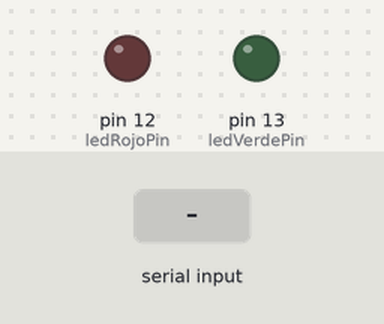
Simulated run of this sketch. Board: Arduino Uno, built with avr-gcc and run on an emulated ATmega328P. On the bench: output pins drawn as LEDs (lit = HIGH). Inputs (shaded band) come from the test bench.

Above: at 1.2 s.
1.3 s: "1" received over the second serial link
At 1.6 s:
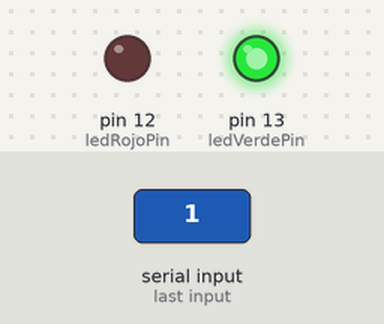
2.8 s: "2" received over the second serial link
At 4.0 s:
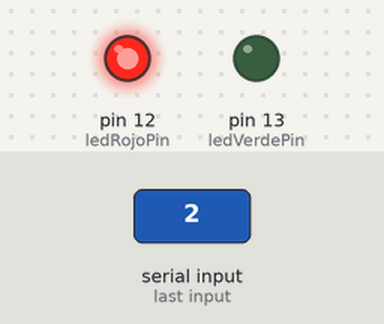
Timing chart, 0 to 5.8 s (numbered marks = the images above; inputs shaded):
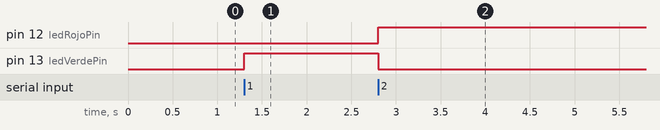

The sketch:

arduino-luzbluetooth.ino
```cpp
#include <SoftwareSerial.h>


const int bluetoothTx = 1;  // Pin TX del módulo Bluetooth conectado al pin 1 del Arduino
const int bluetoothRx = 0;  // Pin RX del módulo Bluetooth conectado al pin 0 del Arduino

SoftwareSerial bluetoothSerial(bluetoothTx, bluetoothRx);


const int ledVerdePin = 13;  // LED verde conectado al pin 13
const int ledRojoPin = 12;   // LED rojo conectado al pin 12

void setup() {
  pinMode(ledVerdePin, OUTPUT);
  pinMode(ledRojoPin, OUTPUT);

  digitalWrite(ledVerdePin, LOW);
  digitalWrite(ledRojoPin, LOW);

  // Iniciamos la comunicación con Bluetooth
  bluetoothSerial.begin(9600);
}

void loop() {
  if (bluetoothSerial.available() > 0) {
    char data = bluetoothSerial.read();

    // Si data = "1", encendemos el LED verde y apagamos el LED rojo
    if (data == '1') {
      digitalWrite(ledVerdePin, HIGH);
      digitalWrite(ledRojoPin, LOW);
    }

    // Si data = "2", apagamos el LED verde y encendemos el LED rojo
    else if (data == '2') {
      digitalWrite(ledVerdePin, LOW);
      digitalWrite(ledRojoPin, HIGH);
    }
  }
}
```

Measured:
- after the input at 1.3 s, pin 13 (ledVerdePin): LOW → HIGH at once
- after the input at 2.8 s, pin 12 (ledRojoPin): LOW → HIGH at once; pin 13 (ledVerdePin): HIGH → LOW at once
